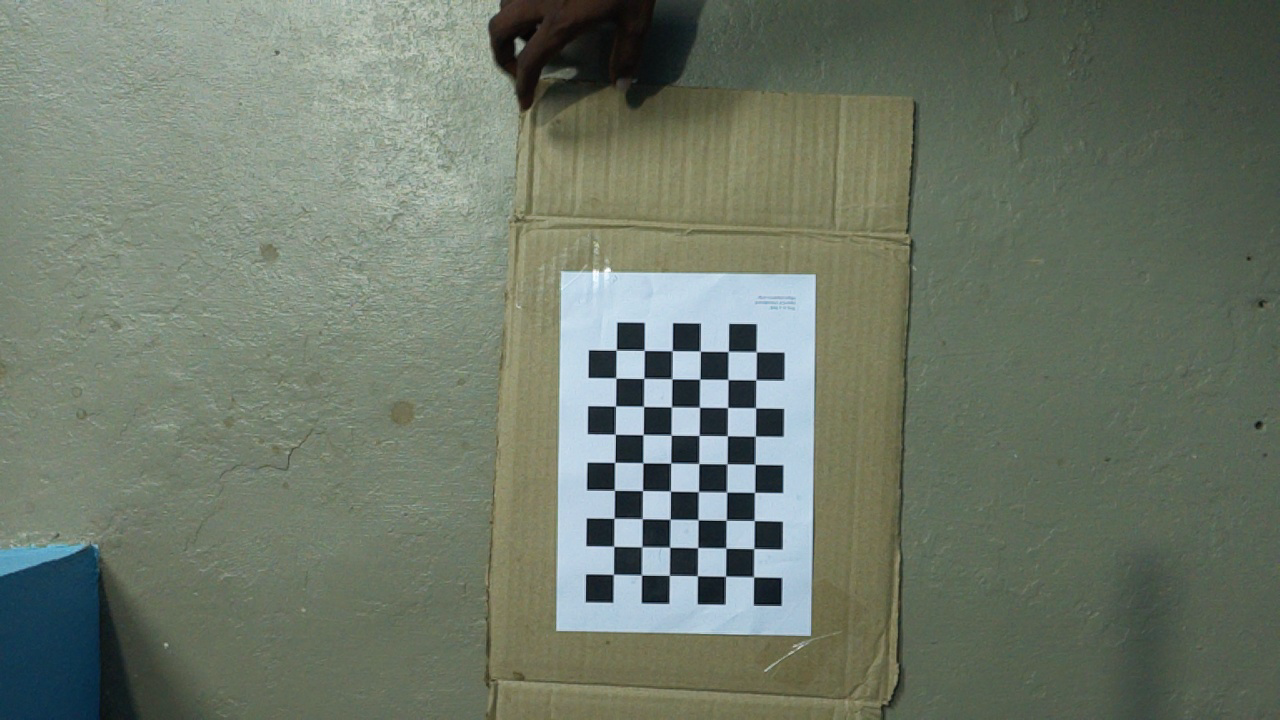
#> input picture calibration_images/calibration2_image_1.png, 1280 x 720 px; its folder holds 4 pictures in this run
$ python calibr.py
#> lines starting #> are read from the running program, lines starting #| are printed output that depends on the picture
import cv2
import numpy as np
import os

# Define parameters for the chessboard
chessboard_size = (9, 6)  # (number of inner corners per chessboard row and column)
square_size = 25.0  # size of a square in mm

# Create object points based on the chessboard size
objp = np.zeros((chessboard_size[0] * chessboard_size[1], 3), np.float32)
objp[:, :2] = np.mgrid[0:chessboard_size[0], 0:chessboard_size[1]].T.reshape(-1, 2) * square_size

# Arrays to store object points and image points from all the images
objpoints = []  # 3D points in real-world space
imgpoints = []  # 2D points in image plane

# Folder where calibration images are saved
save_folder = 'calibration_images'

# List all saved images
image_files = [f for f in os.listdir(save_folder) if f.endswith('.png')]

# Process each image and find chessboard corners
for img_file in image_files:
    img_path = os.path.join(save_folder, img_file)
    img = cv2.imread(img_path)
#> img is the input picture: shape (720, 1280, 3); mean B, G, R 105.6, 119.7, 109.8
    gray = cv2.cvtColor(img, cv2.COLOR_BGR2GRAY)
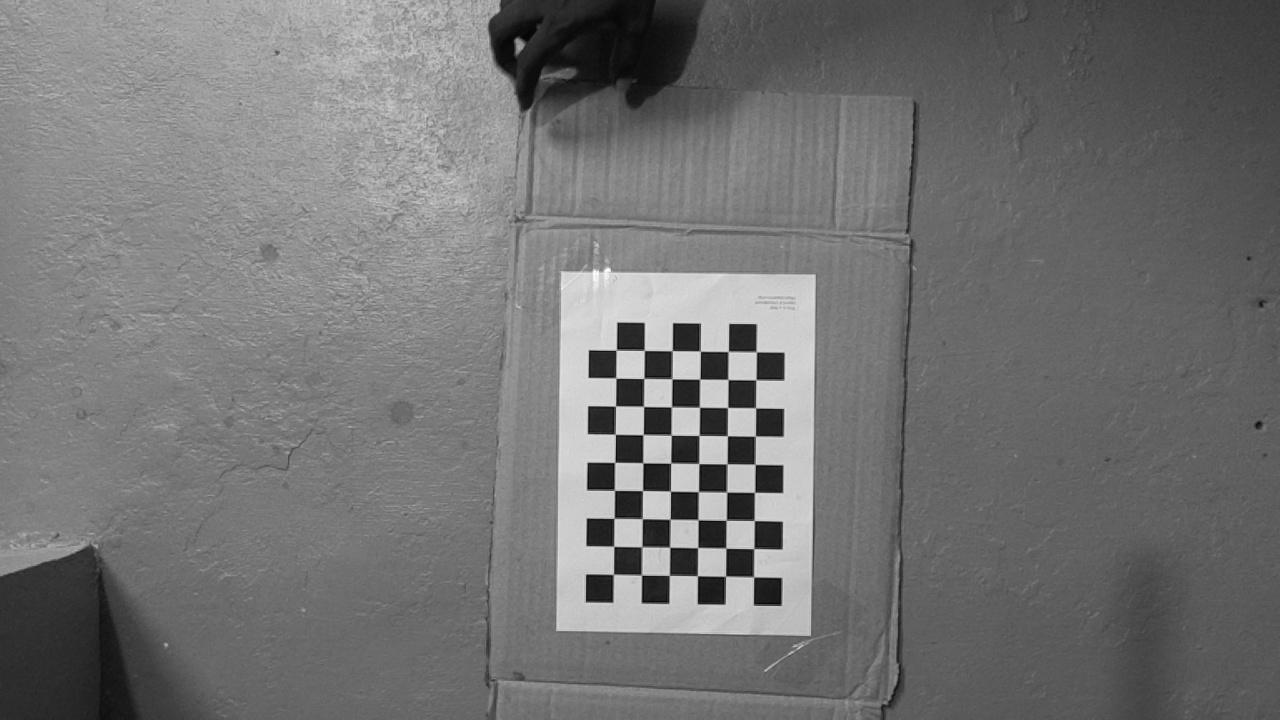
#> gray: shape (720, 1280); min 2, max 254, mean 115.1

    # Find the chessboard corners in the image
    ret, corners = cv2.findChessboardCorners(gray, chessboard_size, None)
#> ret = True; corners = 54 rows, first 8: [613.4, 574.4], [613.9, 546.4], [614.2, 518.3], [614.5, 490.4], [614.5, 462.5], [615.3, 434.3], [615.5, 406], [615.9, 378.2]

    if ret:
        # Refine corner positions
        corners_refined = cv2.cornerSubPix(gray, corners, (11, 11), (-1, -1),
                                           criteria=(cv2.TERM_CRITERIA_EPS + cv2.TERM_CRITERIA_MAX_ITER, 30, 0.001))
#> corners_refined = 54 rows, first 8: [613.4, 574.3], [613.7, 546.3], [614.1, 518.3], [614.4, 490.3], [614.7, 462.4], [615.2, 434.2], [615.5, 406], [615.9, 378]
        # Append object points and image points for calibration
        objpoints.append(objp)
        imgpoints.append(corners_refined)
        print(f"Processed image: {img_file}")
    else:
        print(f"Could not find chessboard in {img_file}")
#> pass 2 of the loop `for img_file in image_files:`:
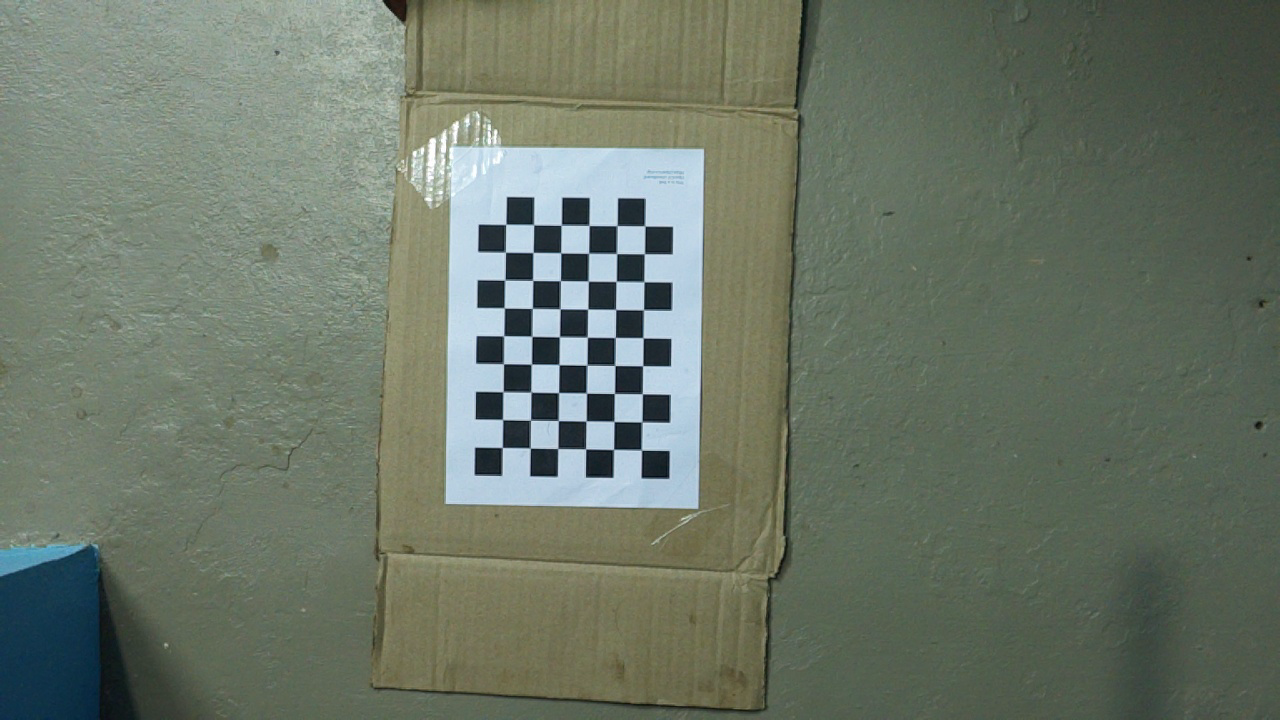
#> input picture calibration_images/calibration2_image_11.png, 1280 x 720 px
#> img is the input picture: shape (720, 1280, 3); mean B, G, R 103.2, 117.4, 107
#> `gray = cv2.cvtColor(img, cv2.COLOR_BGR2GRAY)`:
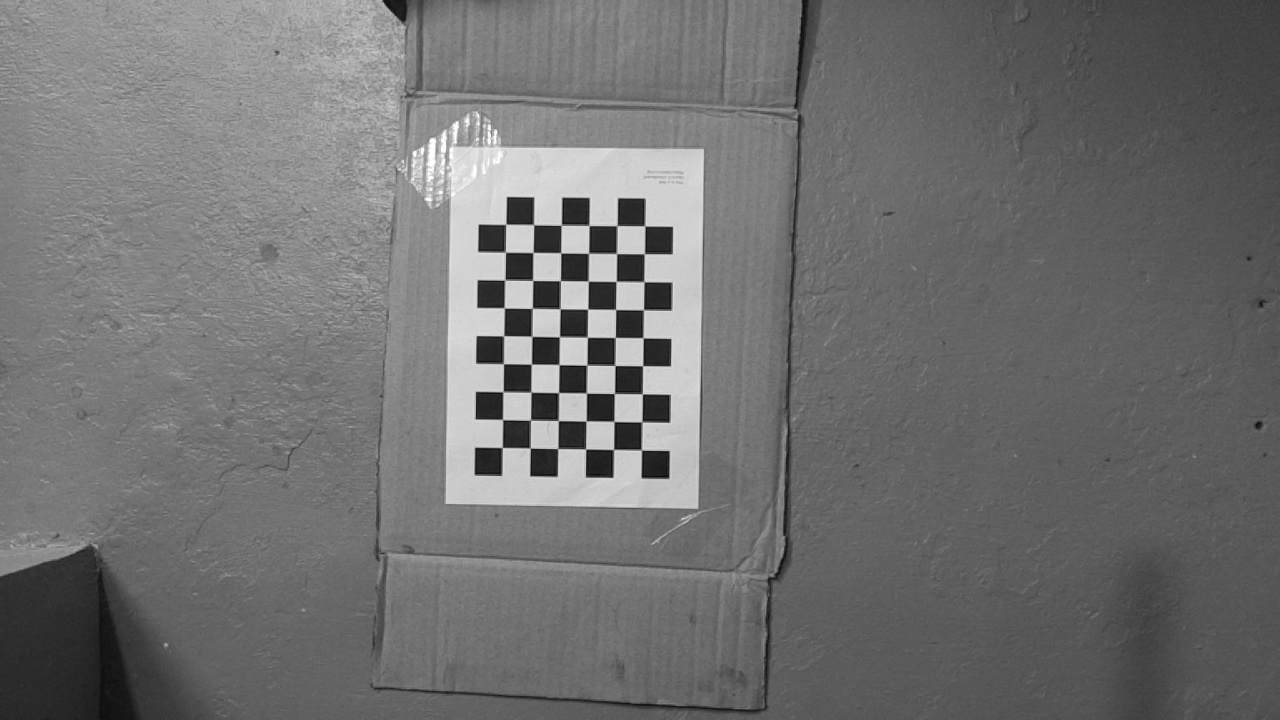
#> gray: shape (720, 1280); min 7, max 255, mean 112.6
#> corners = 54 rows, first 8: [502.3, 447.4], [502.5, 419.5], [503, 391.7], [503.5, 363.9], [503.5, 335.8], [504.3, 307.9], [504.7, 280.1], [505.6, 252.3]
#> corners_refined = 54 rows, first 8: [502.2, 447.5], [502.6, 419.5], [503, 391.7], [503.4, 363.7], [503.6, 335.8], [504.3, 307.9], [504.7, 280], [505.4, 252.2]
#> pass 3 of the loop `for img_file in image_files:`:
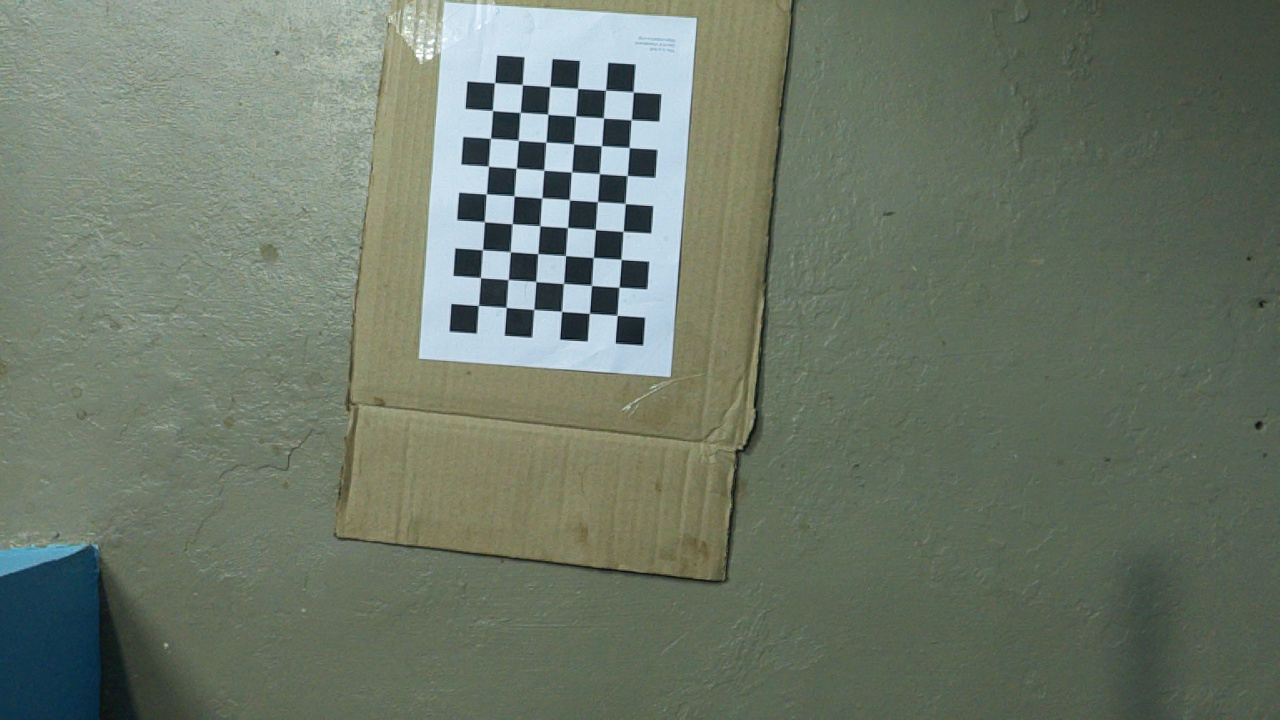
#> input picture calibration_images/calibration2_image_14.png, 1280 x 720 px
#> img is the input picture: shape (720, 1280, 3); mean B, G, R 105.1, 119.4, 108.7
#> `gray = cv2.cvtColor(img, cv2.COLOR_BGR2GRAY)`:
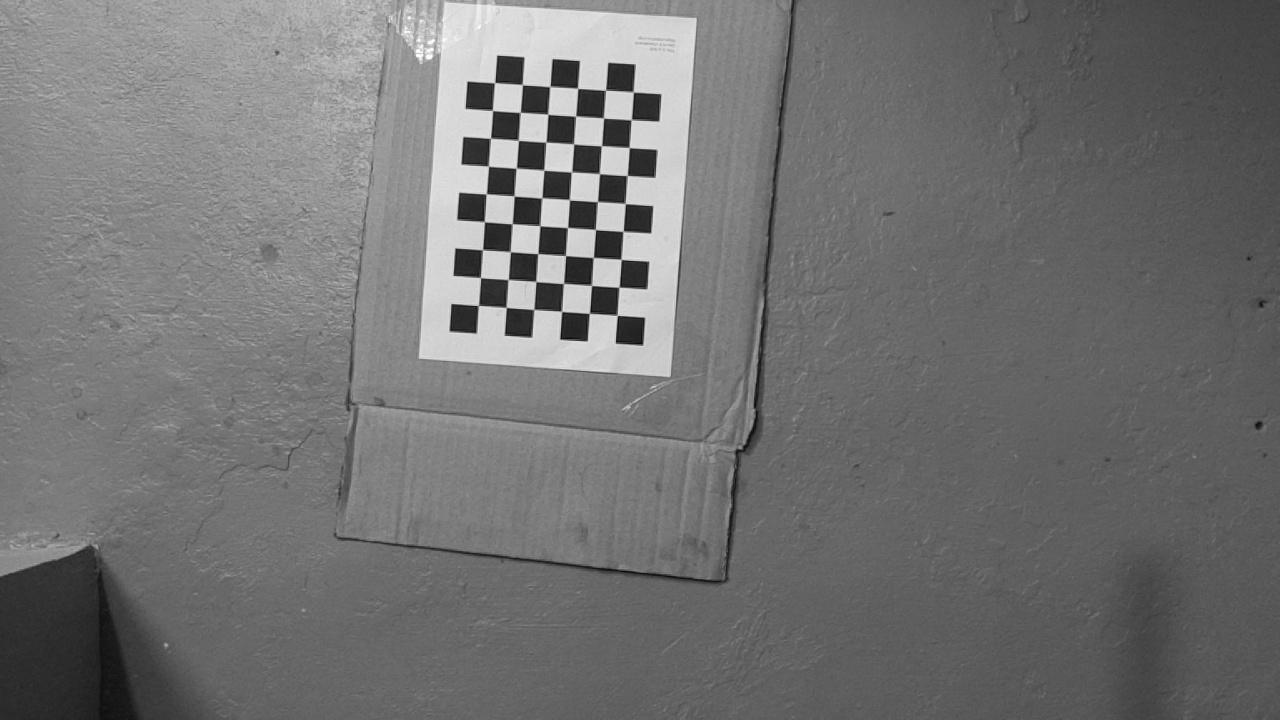
#> gray: shape (720, 1280); min 9, max 255, mean 114.5
#> corners = 54 rows, first 8: [478.2, 305.6], [480.5, 277.6], [482.5, 249.9], [484.4, 221.7], [486.3, 193.9], [488.4, 166.2], [490.7, 138.2], [492.5, 110.4]
#> corners_refined = 54 rows, first 8: [478.4, 305.4], [480.5, 277.5], [482.4, 249.8], [484.3, 221.6], [486.3, 193.9], [488.4, 166.2], [490.4, 138.3], [492.4, 110.4]
#> the loop made 4 passes; the first 3 are shown

# Perform camera calibration if sufficient images were processed
if len(objpoints) > 0 and len(imgpoints) > 0:
    ret, mtx, dist, rvecs, tvecs = cv2.calibrateCamera(objpoints, imgpoints, gray.shape[::-1], None, None)

    # Save the calibration results
    np.savez('camera_calibration.npz', mtx=mtx, dist=dist)
    print("Calibration completed and saved as 'camera_calibration.npz'.")

    # Display calibration results
    print("Camera Matrix:\n", mtx)
    print("Distortion Coefficients:\n", dist)
else:
    print("No valid images found for calibration.")
